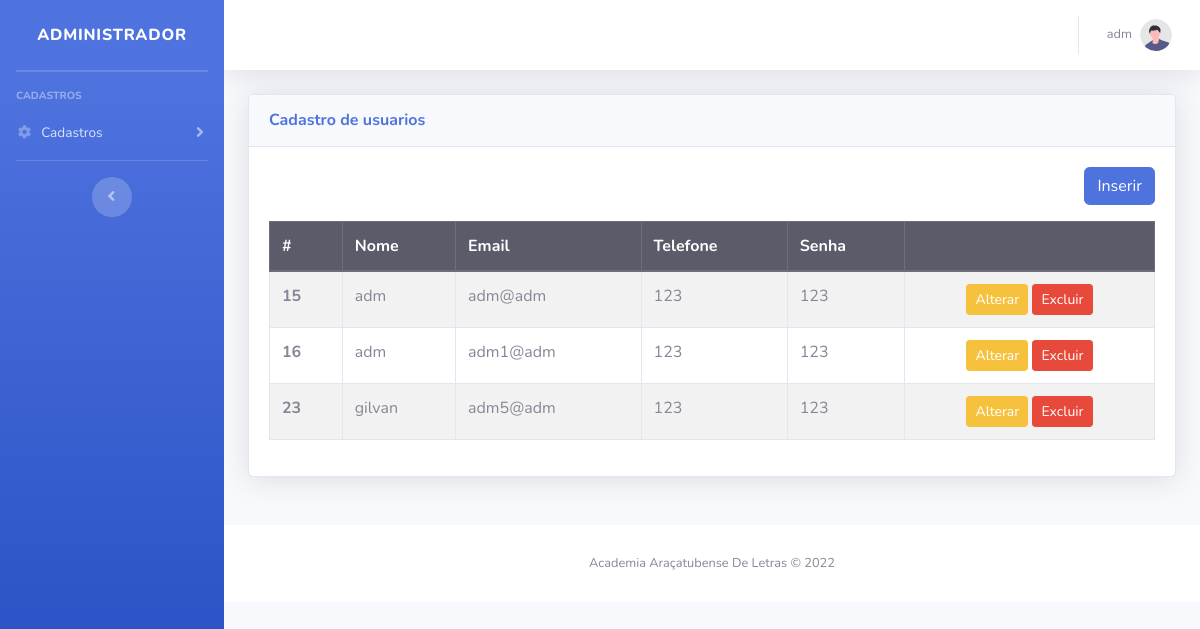
The app's page /modulos/usuarios/usuarios.php (signed in) with its own data.
### tables this page shows
CREATE TABLE `usuario` (
  `id` int(11) NOT NULL,
  `nome` varchar(150) NOT NULL,
  `email` varchar(100) NOT NULL,
  `telefone` bigint(20) NOT NULL,
  `senha` varchar(20) NOT NULL,
  `tipo` varchar(30) NOT NULL
);

### config.php (called while the page is built, shortened)
<?php
function arquivo($file)
{
    return ROOT_PATH . $file;
}
function usuario()
{
    $id = $_SESSION['id'];
    $sql = "SELECT * FROM usuario WHERE id = $id";
    $query = $GLOBALS['conexaoBanco']->query($sql);
    return $query->fetch();
}

### modulos/login/sessao.php (called while the page is built, shortened)
<?php
    function podeMostrar($tipos = [])
    {
        $usuario = usuario();
        return true;
    }

### modulos/usuarios/usuarios.php (the view, shortened to what this page needs)
<!DOCTYPE html>
<html lang="pt-br">
<?php
include '../../config.php';
?>
<?php include_once path('template/head.php'); ?>
<body id="page-top">
    <div id="wrapper">
        <?php include_once path('template/sidebar.php'); ?>
        <div id="content-wrapper" class="d-flex flex-column">
            <div id="content">
                <?php include_once path('template/navbar.php'); ?>
                <div class="container-fluid">
                    <div class="row">
                        <div class="col-12 mb-4">
                            <div class="card shadow mb-4">
                                <div class="card-header py-3">
                                    <h6 class="m-0 font-weight-bold text-primary">Cadastro de usuarios</h6>
                                </div>
                                <div class="card-body">
                                    <div class="text-right mb-3">
                                        <a class="btn btn-primary" href="inserir.php">Inserir</a>
                                    </div>
                                    <table class="table table-bordered table-striped">
                                        <thead>
                                            <tr class="thead-dark">
                                                <th>#</th>
                                                <th>Nome</th>
                                                <th>Email</th>
                                                <th>Telefone</th>
                                                <th>Senha</th>
                                                <th></th>
                                            </tr>
                                        </thead>
                                        <tbody>
                                            <?php
                                            $pdo = Banco::conectar();
                                            $sql = 'SELECT * FROM  usuario';
                                            foreach ($pdo->query($sql) as $row) { ?>
                                                <tr>
                                                    <th scope="row"><?= $row['id'] ?></th>
                                                    <td><?= $row['nome'] ?></td>
                                                    <td><?= $row['email'] ?></td>
                                                    <td><?= $row['telefone'] ?></td>
                                                    <td><?= $row['senha'] ?></td>
                                                    <td width='250' class="text-center">
                                                        <a class="btn btn-sm btn-warning" href="alterar.php?id=<?= $row['id'] ?>">Alterar</a>
                                                        <a class="btn btn-sm btn-danger" href="delete.php?id=<?= $row['id'] ?>" onclick="return confirm('Deseja realmente apagar o registro?')">Excluir</a>
                                                    </td>
                                                </tr>
                                            <?php }
                                            ?>
                                        </tbody>
                                    </table>
                                </div>
                            </div>
                        </div>
                    </div>
                </div>
                <footer class="sticky-footer bg-white">
                    <div class="container my-auto">
                        <div class="copyright text-center my-auto">
                            <span>Academia Araçatubense De Letras &copy; 2022</span>
                        </div>
                    </div>
                </footer>
            </div>
        </div>
</body>
</html>

### template/navbar.php (shortened to what this page needs)
<nav class="navbar navbar-expand navbar-light bg-white topbar mb-4 static-top shadow">
    <ul class="navbar-nav ml-auto">
        <li class="nav-item dropdown no-arrow">
            <a class="nav-link dropdown-toggle" href="#" id="userDropdown" role="button" data-toggle="dropdown" aria-haspopup="true" aria-expanded="false">
                <span class="mr-2 d-none d-lg-inline text-gray-600 small"><?= usuario()['nome'] ?></span>
                <img class="img-profile rounded-circle" src="<?= arquivo('img/undraw_profile.svg') ?>">
            </a>
        </li>
    </ul>
</nav>

### records on screen
usuario: nome "adm", id "15", email "adm@adm", telefone "123", senha "123"
usuario: id "16", nome "adm", email "adm1@adm", telefone "123", senha "123"
usuario: id "23", nome "gilvan", email "adm5@adm", telefone "123", senha "123"
